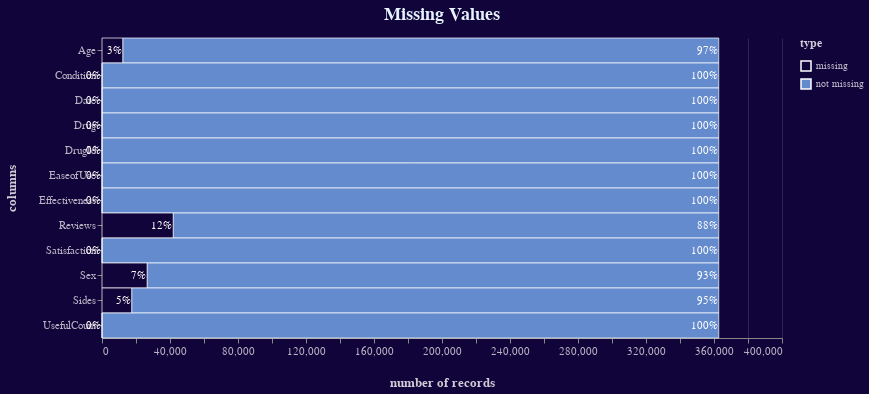

Source (notebook cell):
### Code cell
def missing_values(df):
    """Returns a summary of missing values in df"""
    nrows = df.shape[0]
    data = []
    
    def pct(n, total):
        return round(n/total, 2)
    
    for col in df.columns:

        # string (Object) type columns
        if df[col].dtype.kind == "O":
            df[col] = df[col].str.strip()
            nulls = df[df[col] == ""][col].count()
            nulls += df[col].isnull().sum()

        # numerical (int) type columns
        elif df[col].dtype.kind == "i":
            nulls = df[col].isnull().sum()

        pctofnulls = pct(nulls, nrows)
        data.extend(
            [{"column": col, "pct": 1-pctofnulls, "num of records": nrows-nulls, "type": "not missing"},
             {"column": col, "pct": pctofnulls, "num of records": nulls, "type": "missing"}])
    
    return pd.DataFrame(data)

missing = missing_values(webmd_df)

bars = (alt.Chart()
           .mark_bar(size=25, 
                     strokeWidth=1,
                     stroke="white",
                     strokeOpacity=0.7,
                     )
           .encode(x=alt.X("sum(num of records)",
                           axis=alt.Axis(title="number of records",
                                         grid=True)), 
                   y=alt.Y("column:O",
                           axis=alt.Axis(title="columns")),
                   tooltip=("column", "type", "num of records:Q",
                            alt.Tooltip("pct:Q", format=".1%")),
                   color=alt.Color("type",
                                   scale=alt.Scale(range=["#11043a", "#648bce"])))
           .properties(title="Missing Values"))

text = (alt.Chart()
           .mark_text(align="right",
                      dx=-1)
           .encode(x=alt.X("sum(num of records)", 
                           stack="zero"),
                   y=alt.Y("column"),
                   color=alt.Color("type",
                                   legend=None,
                                   scale=alt.Scale(range=["white"])),
                   text=alt.Text("pct", format=".0%")))

(alt.layer(bars, text, data=missing)
    .configure(background='#11043a')
    .configure_title(font="Arial",
                     fontSize=18,
                     color="#e6f3ff",
                     dy=-10)
    .configure_text(color="white")
    .configure_legend(titleFontSize=12,
                      titleColor="white",
                      tickCount=10,
                      titleOpacity=0.8,
                      labelColor="white",
                      labelOpacity=0.7,
                      titlePadding=10)
    .configure_axis(titleFontSize=13,
                    titlePadding=20,
                    titleColor="white",
                    titleOpacity=0.8,
                    labelFontSize=11,
                    labelColor="white",
                    labelOpacity=0.7,
                    tickOffset=0,
                    grid=False,
                    gridOpacity=0.15)
    .configure_view(strokeWidth=0)
    .resolve_scale(color='independent')
    .properties(height=300, width=680))

### Figure 1 — Vega-Lite specification as saved in the notebook (floating-point values rounded to 4 significant figures)
{"config": {"view": {"continuousWidth": 400, "continuousHeight": 300, "strokeWidth": 0}, "axis": {"grid": false, "gridOpacity": 0.15, "labelColor": "white", "labelFontSize": 11, "labelOpacity": 0.7, "tickOffset": 0, "titleColor": "white", "titleFontSize": 13, "titleOpacity": 0.8, "titlePadding": 20}, "background": "#11043a", "legend": {"labelColor": "white", "labelOpacity": 0.7, "tickCount": 10, "titleColor": "white", "titleFontSize": 12, "titleOpacity": 0.8, "titlePadding": 10}, "text": {"color": "white"}, "title": {"color": "#e6f3ff", "dy": -10, "font": "Arial", "fontSize": 18}}, "layer": [{"mark": {"type": "bar", "size": 25, "stroke": "white", "strokeOpacity": 0.7, "strokeWidth": 1}, "encoding": {"color": {"type": "nominal", "field": "type", "scale": {"range": ["#11043a", "#648bce"]}}, "tooltip": [{"type": "nominal", "field": "column"}, {"type": "nominal", "field": "type"}, {"type": "quantitative", "field": "num of records"}, {"type": "quantitative", "field": "pct", "format": ".1%"}], "x": {"type": "quantitative", "aggregate": "sum", "axis": {"grid": true, "title": "number of records"}, "field": "num of records"}, "y": {"type": "ordinal", "axis": {"title": "columns"}, "field": "column"}}, "title": "Missing Values"}, {"mark": {"type": "text", "align": "right", "dx": -1}, "encoding": {"color": {"type": "nominal", "field": "type", "legend": null, "scale": {"range": ["white"]}}, "text": {"type": "quantitative", "field": "pct", "format": ".0%"}, "x": {"type": "quantitative", "aggregate": "sum", "field": "num of records", "stack": "zero"}, "y": {"type": "nominal", "field": "column"}}}], "data": {"name": "data-47bcb7bf19f613e3a52e2a73cec76fff"}, "height": 300, "resolve": {"scale": {"color": "independent"}}, "width": 680, "$schema": "https://vega.github.io/schema/vega-lite/v4.8.1.json", "datasets": {"data-47bcb7bf19f613e3a52e2a73cec76fff": [{"column": "Age", "pct": 0.97, "num of records": 350604, "type": "not missing"}, {"column": "Age", "pct": 0.03, "num of records": 12202, "type": "missing"}, {"column": "Condition", "pct": 1.0, "num of records": 362763, "type": "not missing"}, {"column": "Condition", "pct": 0.0, "num of records": 43, "type": "missing"}, {"column": "Date", "pct": 1.0, "num of records": 362806, "type": "not missing"}, {"column": "Date", "pct": 0.0, "num of records": 0, "type": "missing"}, {"column": "Drug", "pct": 1.0, "num of records": 362806, "type": "not missing"}, {"column": "Drug", "pct": 0.0, "num of records": 0, "type": "missing"}, {"column": "DrugId", "pct": 1.0, "num of records": 362806, "type": "not missing"}, {"column": "DrugId", "pct": 0.0, "num of records": 0, "type": "missing"}, {"column": "EaseofUse", "pct": 1.0, "num of records": 362806, "type": "not missing"}, {"column": "EaseofUse", "pct": 0.0, "num of records": 0, "type": "missing"}, {"column": "Effectiveness", "pct": 1.0, "num of records": 362806, "type": "not missing"}, {"column": "Effectiveness", "pct": 0.0, "num of records": 0, "type": "missing"}, {"column": "Reviews", "pct": 0.88, "num of records": 320923, "type": "not missing"}, {"column": "Reviews", "pct": 0.12, "num of records": 41883, "type": "missing"}, {"column": "Satisfaction", "pct": 1.0, "num of records": 362806, "type": "not missing"}, {"column": "Satisfaction", "pct": 0.0, "num of records": 0, "type": "missing"}, {"column": "Sex", "pct": 0.93, "num of records": 336269, "type": "not missing"}, {"column": "Sex", "pct": 0.07, "num of records": 26537, "type": "missing"}, {"column": "Sides", "pct": 0.95, "num of records": 345346, "type": "not missing"}, {"column": "Sides", "pct": 0.05, "num of records": 17460, "type": "missing"}, {"column": "UsefulCount", "pct": 1.0, "num of records": 362806, "type": "not missing"}, {"column": "UsefulCount", "pct": 0.0, "num of records": 0, "type": "missing"}]}}
